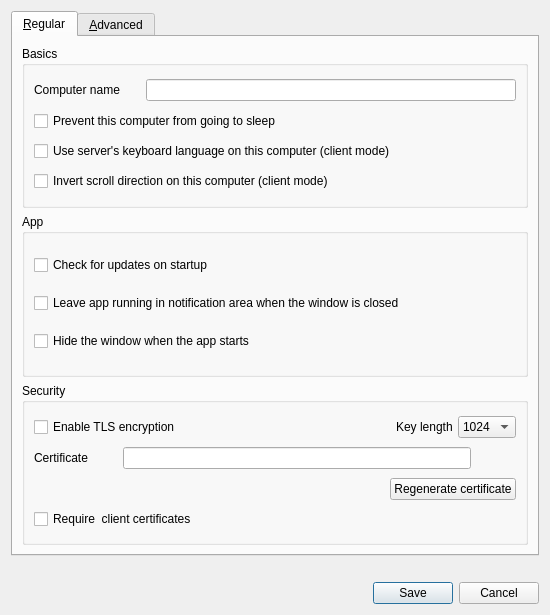
<?xml version="1.0" encoding="UTF-8"?>
<ui version="4.0">
 <class>SettingsDialog</class>
 <widget class="QDialog" name="SettingsDialog">
  <property name="geometry">
   <rect>
    <x>0</x>
    <y>0</y>
    <width>550</width>
    <height>615</height>
   </rect>
  </property>
  <property name="sizePolicy">
   <sizepolicy hsizetype="Preferred" vsizetype="Expanding">
    <horstretch>0</horstretch>
    <verstretch>0</verstretch>
   </sizepolicy>
  </property>
  <property name="windowTitle">
   <string>Preferences</string>
  </property>
  <layout class="QVBoxLayout" name="verticalLayout_7">
   <item>
    <widget class="QTabWidget" name="m_pTabWidget">
     <property name="tabPosition">
      <enum>QTabWidget::TabPosition::North</enum>
     </property>
     <property name="currentIndex">
      <number>0</number>
     </property>
     <widget class="QWidget" name="m_pTabRegular">
      <attribute name="title">
       <string>&amp;Regular</string>
      </attribute>
      <layout class="QVBoxLayout" name="verticalLayout_3">
       <item>
        <widget class="QGroupBox" name="m_pGroupBasics">
         <property name="title">
          <string>Basics</string>
         </property>
         <layout class="QVBoxLayout" name="verticalLayout_2">
          <item>
           <layout class="QHBoxLayout" name="horizontalLayout">
            <item>
             <widget class="QLabel" name="m_pLabelComputerName">
              <property name="sizePolicy">
               <sizepolicy hsizetype="Preferred" vsizetype="Fixed">
                <horstretch>0</horstretch>
                <verstretch>0</verstretch>
               </sizepolicy>
              </property>
              <property name="minimumSize">
               <size>
                <width>75</width>
                <height>0</height>
               </size>
              </property>
              <property name="text">
               <string>Computer name</string>
              </property>
             </widget>
            </item>
            <item>
             <spacer name="horizontalSpacer">
              <property name="orientation">
               <enum>Qt::Orientation::Horizontal</enum>
              </property>
              <property name="sizeType">
               <enum>QSizePolicy::Policy::Maximum</enum>
              </property>
              <property name="sizeHint" stdset="0">
               <size>
                <width>20</width>
                <height>20</height>
               </size>
              </property>
             </spacer>
            </item>
            <item>
             <widget class="QLineEdit" name="m_pLineEditScreenName">
              <property name="enabled">
               <bool>true</bool>
              </property>
              <property name="maxLength">
               <number>255</number>
              </property>
             </widget>
            </item>
           </layout>
          </item>
          <item>
           <widget class="QCheckBox" name="m_pCheckBoxPreventSleep">
            <property name="text">
             <string>Prevent this computer from going to sleep</string>
            </property>
           </widget>
          </item>
          <item>
           <widget class="QCheckBox" name="m_pCheckBoxLanguageSync">
            <property name="text">
             <string>Use server's keyboard language on this computer (client mode)</string>
            </property>
           </widget>
          </item>
          <item>
           <widget class="QCheckBox" name="m_pCheckBoxScrollDirection">
            <property name="text">
             <string>Invert scroll direction on this computer (client mode)</string>
            </property>
           </widget>
          </item>
         </layout>
        </widget>
       </item>
       <item>
        <widget class="QGroupBox" name="m_pGroupApp">
         <property name="title">
          <string>App</string>
         </property>
         <layout class="QVBoxLayout" name="verticalLayout_5">
          <item>
           <widget class="QCheckBox" name="m_pCheckBoxAutoUpdate">
            <property name="text">
             <string>Check for updates on startup </string>
            </property>
           </widget>
          </item>
          <item>
           <widget class="QCheckBox" name="m_pCheckBoxCloseToTray">
            <property name="text">
             <string>Leave app running in notification area when the window is closed</string>
            </property>
           </widget>
          </item>
          <item>
           <widget class="QCheckBox" name="m_pCheckBoxAutoHide">
            <property name="text">
             <string>Hide the window when the app starts</string>
            </property>
           </widget>
          </item>
         </layout>
        </widget>
       </item>
       <item>
        <widget class="QGroupBox" name="m_pGroupSecurity">
         <property name="title">
          <string>Security</string>
         </property>
         <layout class="QVBoxLayout" name="verticalLayout">
          <property name="spacing">
           <number>5</number>
          </property>
          <property name="topMargin">
           <number>9</number>
          </property>
          <property name="bottomMargin">
           <number>9</number>
          </property>
          <item>
           <layout class="QHBoxLayout" name="horizontalLayout_5">
            <property name="topMargin">
             <number>0</number>
            </property>
            <item>
             <widget class="QCheckBox" name="m_pCheckBoxEnableTls">
              <property name="enabled">
               <bool>true</bool>
              </property>
              <property name="text">
               <string>Enable TLS encryption</string>
              </property>
             </widget>
            </item>
            <item>
             <spacer name="horizontalSpacer_2">
              <property name="orientation">
               <enum>Qt::Orientation::Horizontal</enum>
              </property>
              <property name="sizeHint" stdset="0">
               <size>
                <width>40</width>
                <height>20</height>
               </size>
              </property>
             </spacer>
            </item>
            <item>
             <widget class="QLabel" name="m_pLabelTlsKeyLength">
              <property name="sizePolicy">
               <sizepolicy hsizetype="Preferred" vsizetype="Fixed">
                <horstretch>0</horstretch>
                <verstretch>0</verstretch>
               </sizepolicy>
              </property>
              <property name="text">
               <string>Key length</string>
              </property>
             </widget>
            </item>
            <item>
             <widget class="QComboBox" name="m_pComboBoxTlsKeyLength">
              <property name="currentText">
               <string>1024</string>
              </property>
              <item>
               <property name="text">
                <string>1024</string>
               </property>
              </item>
              <item>
               <property name="text">
                <string>2048</string>
               </property>
              </item>
              <item>
               <property name="text">
                <string>4096</string>
               </property>
              </item>
             </widget>
            </item>
           </layout>
          </item>
          <item>
           <layout class="QHBoxLayout" name="horizontalLayout_6">
            <property name="topMargin">
             <number>0</number>
            </property>
            <item>
             <widget class="QLabel" name="m_pLabelTlsCert">
              <property name="sizePolicy">
               <sizepolicy hsizetype="Preferred" vsizetype="Fixed">
                <horstretch>0</horstretch>
                <verstretch>0</verstretch>
               </sizepolicy>
              </property>
              <property name="text">
               <string>Certificate</string>
              </property>
             </widget>
            </item>
            <item>
             <spacer name="horizontalSpacer_3">
              <property name="orientation">
               <enum>Qt::Orientation::Horizontal</enum>
              </property>
              <property name="sizeType">
               <enum>QSizePolicy::Policy::Minimum</enum>
              </property>
              <property name="sizeHint" stdset="0">
               <size>
                <width>30</width>
                <height>20</height>
               </size>
              </property>
             </spacer>
            </item>
            <item>
             <widget class="QLineEdit" name="m_pLineEditTlsCertPath">
              <property name="minimumSize">
               <size>
                <width>0</width>
                <height>0</height>
               </size>
              </property>
             </widget>
            </item>
            <item>
             <widget class="QPushButton" name="m_pPushButtonTlsCertPath">
              <property name="cursor">
               <cursorShape>PointingHandCursor</cursorShape>
              </property>
              <property name="text">
               <string/>
              </property>
              <property name="flat">
               <bool>true</bool>
              </property>
             </widget>
            </item>
           </layout>
          </item>
          <item>
           <layout class="QHBoxLayout" name="horizontalLayout_7">
            <property name="topMargin">
             <number>0</number>
            </property>
            <item>
             <spacer name="horizontalSpacer_4">
              <property name="orientation">
               <enum>Qt::Orientation::Horizontal</enum>
              </property>
              <property name="sizeHint" stdset="0">
               <size>
                <width>40</width>
                <height>20</height>
               </size>
              </property>
             </spacer>
            </item>
            <item>
             <widget class="QPushButton" name="m_pPushButtonTlsRegenCert">
              <property name="text">
               <string>Regenerate certificate</string>
              </property>
             </widget>
            </item>
           </layout>
          </item>
          <item>
           <widget class="QCheckBox" name="chkRequireClientCert">
            <property name="text">
             <string>Require  client certificates</string>
            </property>
           </widget>
          </item>
         </layout>
        </widget>
       </item>
      </layout>
     </widget>
     <widget class="QWidget" name="m_pTabAdvanced">
      <attribute name="title">
       <string>&amp;Advanced</string>
      </attribute>
      <layout class="QVBoxLayout" name="verticalLayout_6">
       <item>
        <widget class="QGroupBox" name="m_pGroupNetworking">
         <property name="title">
          <string>Networking</string>
         </property>
         <layout class="QVBoxLayout" name="verticalLayout_4">
          <item>
           <layout class="QHBoxLayout" name="horizontalLayout_2">
            <property name="topMargin">
             <number>0</number>
            </property>
            <item>
             <widget class="QLabel" name="m_pLabel_20">
              <property name="sizePolicy">
               <sizepolicy hsizetype="Preferred" vsizetype="Fixed">
                <horstretch>0</horstretch>
                <verstretch>0</verstretch>
               </sizepolicy>
              </property>
              <property name="text">
               <string>Port</string>
              </property>
             </widget>
            </item>
            <item>
             <widget class="QSpinBox" name="m_pSpinBoxPort">
              <property name="enabled">
               <bool>true</bool>
              </property>
              <property name="sizePolicy">
               <sizepolicy hsizetype="MinimumExpanding" vsizetype="Fixed">
                <horstretch>0</horstretch>
                <verstretch>0</verstretch>
               </sizepolicy>
              </property>
              <property name="maximum">
               <number>65535</number>
              </property>
              <property name="value">
               <number>24800</number>
              </property>
             </widget>
            </item>
            <item>
             <widget class="QLabel" name="m_pLabel_21">
              <property name="sizePolicy">
               <sizepolicy hsizetype="Preferred" vsizetype="Fixed">
                <horstretch>0</horstretch>
                <verstretch>0</verstretch>
               </sizepolicy>
              </property>
              <property name="text">
               <string>Network IP</string>
              </property>
             </widget>
            </item>
            <item>
             <widget class="QLineEdit" name="m_pLineEditInterface">
              <property name="enabled">
               <bool>true</bool>
              </property>
             </widget>
            </item>
           </layout>
          </item>
          <item>
           <widget class="QCheckBox" name="m_pInvertConnection">
            <property name="text">
             <string>Invert server/client TCP connection</string>
            </property>
           </widget>
          </item>
         </layout>
        </widget>
       </item>
       <item>
        <widget class="QGroupBox" name="m_pGroupLogs">
         <property name="title">
          <string>Logs</string>
         </property>
         <layout class="QGridLayout" name="gridLayout">
          <property name="topMargin">
           <number>15</number>
          </property>
          <property name="bottomMargin">
           <number>15</number>
          </property>
          <property name="verticalSpacing">
           <number>7</number>
          </property>
          <item row="0" column="1">
           <spacer name="horizontalSpacer_5">
            <property name="orientation">
             <enum>Qt::Orientation::Horizontal</enum>
            </property>
            <property name="sizeHint" stdset="0">
             <size>
              <width>40</width>
              <height>20</height>
             </size>
            </property>
           </spacer>
          </item>
          <item row="0" column="0">
           <widget class="QCheckBox" name="m_pCheckBoxLogToFile">
            <property name="text">
             <string>Log to file</string>
            </property>
           </widget>
          </item>
          <item row="0" column="3">
           <widget class="QComboBox" name="m_pComboLogLevel">
            <item>
             <property name="text">
              <string>Info</string>
             </property>
            </item>
            <item>
             <property name="text">
              <string>Debug</string>
             </property>
            </item>
            <item>
             <property name="text">
              <string>Debug1</string>
             </property>
            </item>
            <item>
             <property name="text">
              <string>Debug2</string>
             </property>
            </item>
           </widget>
          </item>
          <item row="0" column="2">
           <widget class="QLabel" name="m_pLabel_3">
            <property name="sizePolicy">
             <sizepolicy hsizetype="Preferred" vsizetype="Fixed">
              <horstretch>0</horstretch>
              <verstretch>0</verstretch>
             </sizepolicy>
            </property>
            <property name="minimumSize">
             <size>
              <width>0</width>
              <height>0</height>
             </size>
            </property>
            <property name="text">
             <string>Level</string>
            </property>
           </widget>
          </item>
          <item row="1" column="0" colspan="4">
           <layout class="QHBoxLayout" name="horizontalLayout_4">
            <property name="spacing">
             <number>3</number>
            </property>
            <property name="topMargin">
             <number>0</number>
            </property>
            <item>
             <widget class="QLabel" name="m_pLabelLogPath">
              <property name="sizePolicy">
               <sizepolicy hsizetype="Preferred" vsizetype="Fixed">
                <horstretch>0</horstretch>
                <verstretch>0</verstretch>
               </sizepolicy>
              </property>
              <property name="text">
               <string>Log path</string>
              </property>
             </widget>
            </item>
            <item>
             <spacer name="horizontalSpacer_7">
              <property name="orientation">
               <enum>Qt::Orientation::Horizontal</enum>
              </property>
              <property name="sizeType">
               <enum>QSizePolicy::Policy::Minimum</enum>
              </property>
              <property name="sizeHint" stdset="0">
               <size>
                <width>30</width>
                <height>20</height>
               </size>
              </property>
             </spacer>
            </item>
            <item>
             <widget class="QLineEdit" name="m_pLineEditLogFilename">
              <property name="enabled">
               <bool>false</bool>
              </property>
              <property name="sizePolicy">
               <sizepolicy hsizetype="Expanding" vsizetype="Fixed">
                <horstretch>0</horstretch>
                <verstretch>0</verstretch>
               </sizepolicy>
              </property>
             </widget>
            </item>
            <item>
             <widget class="QPushButton" name="m_pButtonBrowseLog">
              <property name="enabled">
               <bool>false</bool>
              </property>
              <property name="cursor">
               <cursorShape>PointingHandCursor</cursorShape>
              </property>
              <property name="text">
               <string/>
              </property>
              <property name="flat">
               <bool>true</bool>
              </property>
             </widget>
            </item>
           </layout>
          </item>
         </layout>
        </widget>
       </item>
       <item>
        <widget class="QGroupBox" name="m_pGroupService">
         <property name="sizePolicy">
          <sizepolicy hsizetype="Preferred" vsizetype="Expanding">
           <horstretch>0</horstretch>
           <verstretch>0</verstretch>
          </sizepolicy>
         </property>
         <property name="title">
          <string>Service</string>
         </property>
         <layout class="QGridLayout" name="gridLayout_3">
          <item row="1" column="0">
           <layout class="QHBoxLayout" name="horizontalLayout_9">
            <item>
             <widget class="QLabel" name="m_pLabelElevate">
              <property name="sizePolicy">
               <sizepolicy hsizetype="Preferred" vsizetype="Fixed">
                <horstretch>0</horstretch>
                <verstretch>0</verstretch>
               </sizepolicy>
              </property>
              <property name="text">
               <string>Launch with elevated privileges</string>
              </property>
             </widget>
            </item>
            <item>
             <widget class="QComboBox" name="m_pComboElevate">
              <property name="sizePolicy">
               <sizepolicy hsizetype="Preferred" vsizetype="Fixed">
                <horstretch>0</horstretch>
                <verstretch>0</verstretch>
               </sizepolicy>
              </property>
              <property name="minimumSize">
               <size>
                <width>0</width>
                <height>0</height>
               </size>
              </property>
              <property name="toolTip">
               <string>Specify when the Windows background service should run the server or client
                  process at an elevated privilege level.</string>
              </property>
              <property name="whatsThis">
               <string>
                &lt;p&gt;You may want to alter whether or not the privilege level of the server or client 
                  process is automatically changed depending on your use case. In some cases it can help
                  to diagnose or solve some problems related to elevated processes in Windows.&lt;/p&gt;
                &lt;ul&gt;
                  &lt;li&gt;Automatic: Elevate when the window session changes to secure mode&lt;/li&gt;
                  &lt;li&gt;Always elevate: Always run in elevated mode (could be unsafe)&lt;/li&gt;
                  &lt;li&gt;Never elevate: Turn off compatability with login screen and UAC&lt;/li&gt;
                &lt;/ul&gt;
                </string>
              </property>
              <property name="currentIndex">
               <number>0</number>
              </property>
              <item>
               <property name="text">
                <string>Automatic (as needed)</string>
               </property>
              </item>
              <item>
               <property name="text">
                <string>Always elevate</string>
               </property>
              </item>
              <item>
               <property name="text">
                <string>Never elevate</string>
               </property>
              </item>
             </widget>
            </item>
           </layout>
          </item>
          <item row="0" column="0">
           <widget class="QCheckBox" name="m_pCheckBoxServiceEnabled">
            <property name="toolTip">
             <string>Whether to launch the server or client process through the Windows background
                service or direct from the GUI.</string>
            </property>
            <property name="whatsThis">
             <string>
              &lt;p&gt;The background service is only available on Windows.&lt;/p&gt;
              &lt;p&gt;The Windows background service is used to:&lt;/p&gt;
              &lt;ul&gt;
              &lt;li&gt;Start the server or client automatically when the computer starts.&lt;/li&gt;
              &lt;li&gt;Run the server or client in an elevated mode (e.g. on login screen, UAC dialogs, etc).&lt;/li&gt;
              &lt;/ul&gt;
              </string>
            </property>
            <property name="text">
             <string>Use background service (daemon)</string>
            </property>
           </widget>
          </item>
         </layout>
        </widget>
       </item>
       <item>
        <widget class="QGroupBox" name="m_pGroupScope">
         <property name="title">
          <string>Use settings profile from</string>
         </property>
         <layout class="QHBoxLayout" name="horizontalLayout_3">
          <item>
           <widget class="QRadioButton" name="m_pRadioUserScope">
            <property name="text">
             <string>Current user</string>
            </property>
            <property name="checked">
             <bool>true</bool>
            </property>
           </widget>
          </item>
          <item>
           <widget class="QRadioButton" name="m_pRadioSystemScope">
            <property name="text">
             <string>All users</string>
            </property>
            <property name="checked">
             <bool>false</bool>
            </property>
           </widget>
          </item>
         </layout>
        </widget>
       </item>
      </layout>
     </widget>
    </widget>
   </item>
   <item>
    <spacer name="verticalSpacer_2">
     <property name="orientation">
      <enum>Qt::Orientation::Vertical</enum>
     </property>
     <property name="sizeType">
      <enum>QSizePolicy::Policy::Fixed</enum>
     </property>
     <property name="sizeHint" stdset="0">
      <size>
       <width>20</width>
       <height>20</height>
      </size>
     </property>
    </spacer>
   </item>
   <item>
    <widget class="QDialogButtonBox" name="m_pButtonBox">
     <property name="orientation">
      <enum>Qt::Orientation::Horizontal</enum>
     </property>
     <property name="standardButtons">
      <set>QDialogButtonBox::StandardButton::Cancel|QDialogButtonBox::StandardButton::Save</set>
     </property>
    </widget>
   </item>
  </layout>
 </widget>
 <tabstops>
  <tabstop>m_pLineEditScreenName</tabstop>
  <tabstop>m_pSpinBoxPort</tabstop>
  <tabstop>m_pLineEditInterface</tabstop>
  <tabstop>m_pCheckBoxEnableTls</tabstop>
  <tabstop>m_pComboBoxTlsKeyLength</tabstop>
  <tabstop>m_pLineEditTlsCertPath</tabstop>
  <tabstop>m_pPushButtonTlsCertPath</tabstop>
  <tabstop>m_pPushButtonTlsRegenCert</tabstop>
  <tabstop>m_pCheckBoxLogToFile</tabstop>
  <tabstop>m_pComboLogLevel</tabstop>
  <tabstop>m_pLineEditLogFilename</tabstop>
  <tabstop>m_pButtonBrowseLog</tabstop>
  <tabstop>m_pRadioUserScope</tabstop>
  <tabstop>m_pRadioSystemScope</tabstop>
  <tabstop>m_pComboElevate</tabstop>
 </tabstops>
 <resources/>
 <connections>
  <connection>
   <sender>m_pButtonBox</sender>
   <signal>accepted()</signal>
   <receiver>SettingsDialog</receiver>
   <slot>accept()</slot>
   <hints>
    <hint type="sourcelabel">
     <x>266</x>
     <y>340</y>
    </hint>
    <hint type="destinationlabel">
     <x>157</x>
     <y>274</y>
    </hint>
   </hints>
  </connection>
  <connection>
   <sender>m_pButtonBox</sender>
   <signal>rejected()</signal>
   <receiver>SettingsDialog</receiver>
   <slot>reject()</slot>
   <hints>
    <hint type="sourcelabel">
     <x>334</x>
     <y>340</y>
    </hint>
    <hint type="destinationlabel">
     <x>286</x>
     <y>274</y>
    </hint>
   </hints>
  </connection>
 </connections>
</ui>
